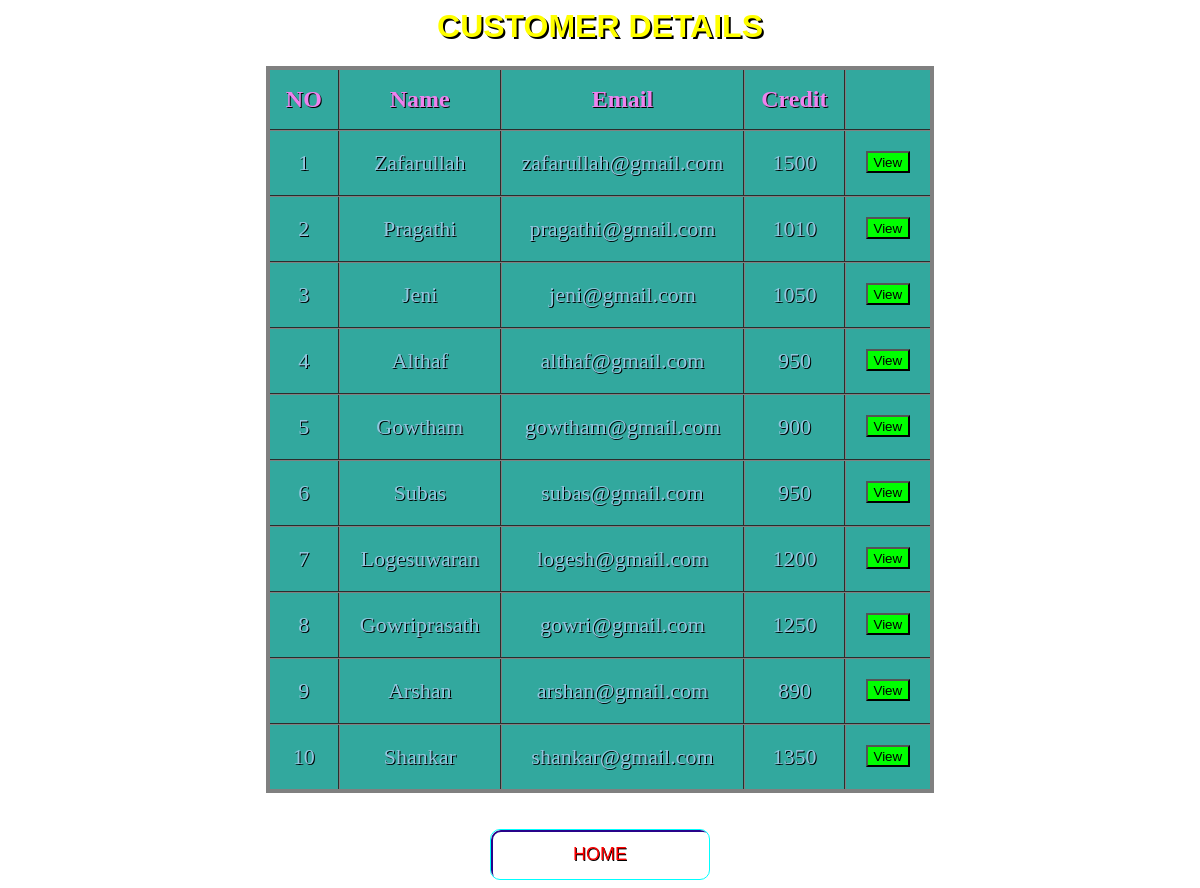
The app's page /getdetail.php with its own data.
### tables this page shows
CREATE TABLE `users` (
  `name` varchar(50) NOT NULL,
  `email` varchar(50) NOT NULL,
  `amount` double DEFAULT NULL
);

### getdetail.php (the view, shortened to what this page needs)
<?php
$con=mysqli_connect('localhost','root','','bankingsystem');
$q="select * from users ";
$result=mysqli_query($con,$q);
?>
<html>
<head>
   <link rel="stylesheet" href="button.css">
</head>
<body>
	<h1 style="color:#ffff00;text-shadow: 2px 2px black;">CUSTOMER DETAILS</h1>
    <table class="flat-table-1">
		<thead>
			<th>NO</th>
			<th>Name</th>
			<th>Email</th>
			<th>Credit</th>
			<th></th>
		</thead>
		<tbody>
		<tr>
			<?php
				$row=mysqli_fetch_array($result);
			?>
			<td> 1</td>
			<td><?php echo  $row["name"]; ?></td>
			<td><?php echo  $row["email"]; ?></td>
			<td><?php echo  $row["amount"]; ?></td>
			<td>
				<form action="users.php" method="post"  class="view">
					<button class="button1" type="submit" name="name" value="Zafarullah">View</button>
				</form>
			</td>
		</tr>
		<tr>
			<?php
				$row=mysqli_fetch_array($result);
			?>
			<td> 2</td>
			<td><?php echo  $row["name"]; ?></td>
			<td><?php echo  $row["email"]; ?></td>
			<td><?php echo  $row["amount"]; ?></td>
			<td>
				<form action="users.php" method="post" class="view">
					<button class="button1" type="submit" name="name" value="Pragathi">View</button>
				</form>
			</td>
		</tr>
        <tr>
			<?php
				$row=mysqli_fetch_array($result);
			?>
			<td> 3</td>
			<td><?php echo  $row["name"]; ?></td>
			<td><?php echo  $row["email"]; ?></td>
			<td><?php echo  $row["amount"]; ?></td>
			<td>
				<form action="users.php" method="post" class="view">
					<button class="button1" type="submit" name="name" value="Jeni">View</button>
				</form>
			</td>
		</tr>
        <tr>
			<?php
				$row=mysqli_fetch_array($result);
			?>
			<td> 4</td>
			<td><?php echo  $row["name"]; ?></td>
			<td><?php echo  $row["email"]; ?></td>
			<td><?php echo  $row["amount"]; ?></td>
			<td>
				<form action="users.php" method="post" class="view">
					<button class="button1" type="submit" name="name" value="Althaf">View</button>
				</form>
			</td>
        </tr>
        <tr>
			<?php
				$row=mysqli_fetch_array($result);
			?>
			<td> 5</td>
			<td><?php echo  $row["name"]; ?></td>
			<td><?php echo  $row["email"]; ?></td>
			<td><?php echo  $row["amount"]; ?></td>
			<td>
				<form action="users.php" method="post" class="view">
					<button class="button1" type="submit" name="name" value="Gowtham">View</button>
				</form>
			</td>
		</tr>
        <tr>
			<?php
				$row=mysqli_fetch_array($result);
			?>
			<td> 6</td>
			<td><?php echo  $row["name"]; ?></td>
			<td><?php echo  $row["email"]; ?></td>
			<td><?php echo  $row["amount"]; ?></td>
			<td>
				<form action="users.php" method="post" class="view">
					<button class="button1" type="submit" name="name" value="Subas">View</button>
				</form>
			</td>
        </tr>
        <tr>
			<?php
				$row=mysqli_fetch_array($result);
			?>
			<td> 7</td>
			<td><?php echo  $row["name"]; ?></td>
			<td><?php echo  $row["email"]; ?></td>
			<td><?php echo  $row["amount"]; ?></td>
			<td>
				<form action="users.php" method="post" class="view">
					<button class="button1"type="submit" name="name" value="Logesuwaran">View</button>
				</form>
			</td>
		</tr>
        <tr>
			<?php
				$row=mysqli_fetch_array($result);
			?>
			<td> 8</td>
			<td><?php echo  $row["name"]; ?></td>
			<td><?php echo  $row["email"]; ?></td>
			<td><?php echo  $row["amount"]; ?></td>
			<td>
				<form action="users.php" method="post" class="view">
					<button class="button1"type="submit" name="name" value="Gowriprasath">View</button>
				</form>
			</td>
		</tr>
        <tr>
			<?php
				$row=mysqli_fetch_array($result);
			?>
			<td> 9</td>
			<td><?php echo  $row["name"]; ?></td>
			<td><?php echo  $row["email"]; ?></td>
			<td><?php echo  $row["amount"]; ?></td>
			<td>
				<form action="users.php" method="post" class="view">
					<button class="button1"type="submit" name="name" value="Arshan">View</button>
				</form>
			</td>
        </tr>
        <tr>
			<?php
				$row=mysqli_fetch_array($result);
			?>
			<td> 10</td>
			<td><?php echo  $row["name"]; ?></td>
			<td><?php echo  $row["email"]; ?></td>
			<td><?php echo  $row["amount"]; ?></td>
			<td>
				<form action="users.php" method="post" class="view">
					<button class="button1"type="submit" name="name" value="Shankar">View</button>
				</form>
			</td>
		</tr>
		</tbody>
	</table><br><br>
<div class="buttons">
	<a href="index.php">
    <button class="glow-on-hover">HOME</button>
	</a>
</div>
</body>
</html>

### button.css (style rules this page uses)
.glow-on-hover { width: 220px; height: 51px; outline: none; color: red; font-size:18px; background:transparent; text-shadow: 0.7px 0.7px black; overflow: hidden; cursor: pointer; position: relative; z-index: 0; border-radius: 10px; border: 1px solid #00FFFF; }
.glow-on-hover:before { content: ''; background: linear-gradient(45deg, #ff0000, #ff7300, #fffb00, #48ff00, #00ffd5, #002bff, #7a00ff, #ff00c8, #ff0000); position: absolute; top: -2px; left:-2px; background-size: 400%; z-index: -1; filter: blur(5px); width: calc(100% + 4px); height: calc(100% + 4px); animation: glowing 20s linear infinite; opacity: 0; transition: opacity .3s ease-in-out; border-radius: 10px; }
.glow-on-hover:after { z-index: -1; content: ''; position: absolute; width: 100%; height: 100%; left: 0; top: 0; border-radius: 10px; border: 2px solid #28048a; background:transparent; }

### getdetail.php (style rules this page uses)
body { text-align:center; }
.flat-table-1 { background: #32a89e; }
h1 { font-family: Arial, Times, serif; }
table { text-align:center; margin-left: auto; margin-right: auto; border:4px solid gray; border-collapse:collapse; }
th { color:violet; font-size:24px; padding:16px; }
td { text-align:center; font-size:22px; color: #92c6df; padding: 0px 20px 0px 20px; }
tr { transition: background 0.3s, box-shadow 0.3s; }
th,td { border-collapse:collapse; border:2px groove gray; text-shadow: 1px 1px black; }
.button1 { background-color:lime; text-align:center; padding-top:2px; }
.view { top:50%; padding-top:20px; text-align:center; }
body { background-image:url("images/12.jpg"); background-position: center; background-repeat: no-repeat; background-size: cover; }

### records on screen
users: name "Zafarullah", email "zafarullah@gmail.com", amount "1500"
users: name "Pragathi", email "pragathi@gmail.com", amount "1010"
users: name "Jeni", email "jeni@gmail.com", amount "1050"
users: name "Althaf", email "althaf@gmail.com", amount "950"
users: name "Gowtham", email "gowtham@gmail.com", amount "900"
users: name "Subas", email "subas@gmail.com", amount "950"
users: name "Logesuwaran", email "logesh@gmail.com", amount "1200"
users: name "Gowriprasath", email "gowri@gmail.com", amount "1250"
users: name "Arshan", email "arshan@gmail.com", amount "890"
users: name "Shankar", email "shankar@gmail.com", amount "1350"
